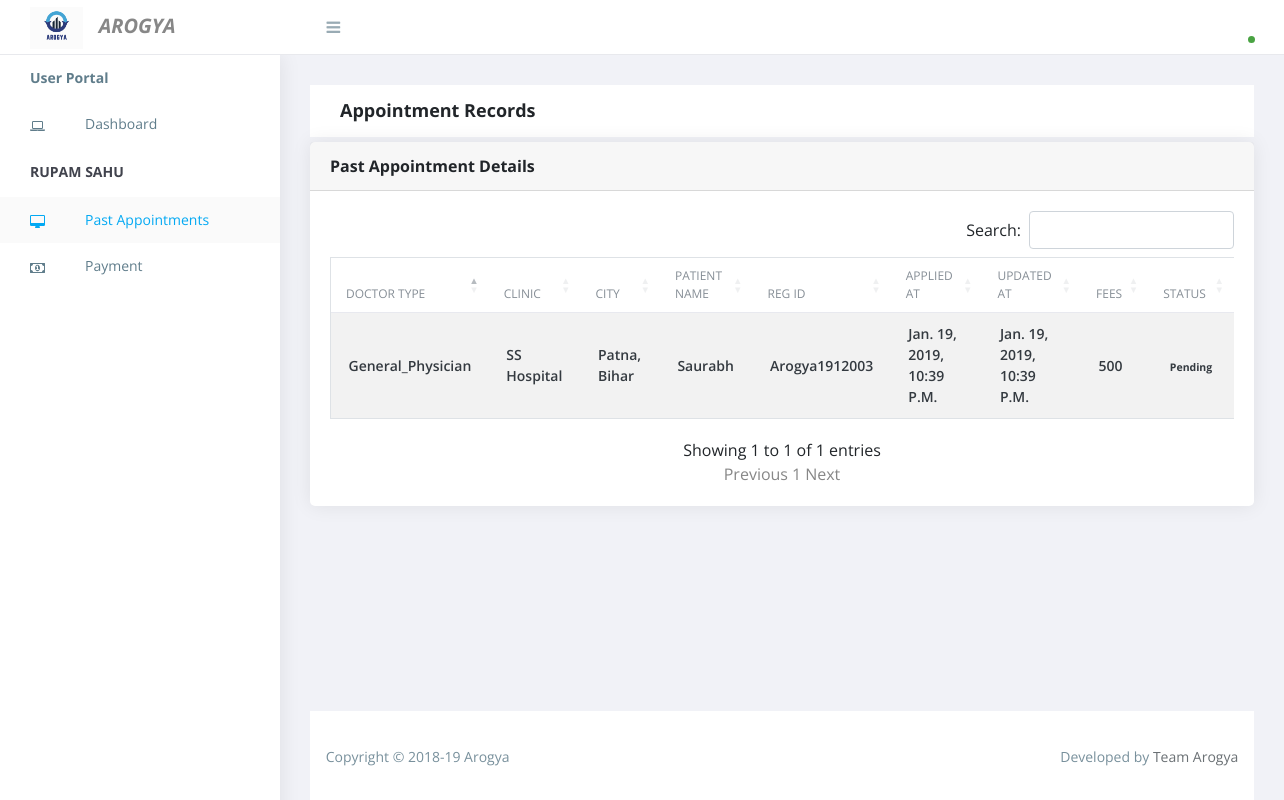
The app's page /appointment/details (signed in) with its own data.
### main/models.py (models this page shows, shortened)
class AutoCreatedUpdatedMixin(models.Model):
	created_at = models.DateTimeField(
		verbose_name=translate('created at'),
		unique=False,
		null=True,
		blank=True,
		db_index=True,
	)
	updated_at = models.DateTimeField(
		verbose_name=translate('updated at'),
		unique=False,
		null=True,
		blank=True,
		db_index=True,
	)
	class Meta:
		abstract = True

class SoftDeleteMixin(models.Model):
	deleted_at = models.DateTimeField(
		verbose_name=translate('deleted at'),
		unique=False,
		null=True,
		blank=True,
		db_index=True,
	)
	class Meta:
		abstract = True

class User(AbstractUser,AutoCreatedUpdatedMixin,SoftDeleteMixin):
	is_client = models.BooleanField(default=False)
	is_hospo = models.BooleanField(default=False)
	docto_id = models.CharField(max_length=100, blank=True, unique=True, default=uuid.uuid4)

class Patient(AutoCreatedUpdatedMixin,SoftDeleteMixin):
	user = models.ForeignKey(User, on_delete=models.CASCADE , default=None)
	reg_id = models.CharField(max_length=100, blank=True, unique=True, default=uuid.uuid4)
	name = models.CharField(max_length=50, blank=False)
	age = models.CharField(max_length=50, blank=False ,default=0)
	gender = models.CharField(max_length=100, blank=False , choices=GENDER_CHOICES)
	clinic = models.ForeignKey(Clinic, on_delete=models.CASCADE , default=None , related_name='user_clinic')
	doctor = models.CharField(max_length=100, blank=False , choices=DOCTYPE_CHOICES)
	father_husband_name = models.CharField(max_length=50, blank=False)
	contact = models.CharField(max_length=20, blank=False)
	adhaar = models.CharField(max_length=12, blank=False)
	epic = models.CharField(max_length=20, blank=False)
	pin = models.CharField(max_length=6, blank=False)
	email = models.EmailField(blank=False)
	address = models.CharField(max_length=100, blank=False)
	city = models.ForeignKey(City,on_delete=models.CASCADE, blank=False  , related_name='city', default=None)
	is_accepted = models.IntegerField(default=0)

class Clinic(AutoCreatedUpdatedMixin,SoftDeleteMixin):
	user = models.ForeignKey(User, on_delete=models.CASCADE , default=None)
	name = models.CharField(max_length=50, blank=False , default=0)
	contact = models.CharField(max_length=50, blank=False , default=0)
	city = models.ForeignKey(City,on_delete=models.CASCADE, blank=False  , related_name='city_clinic', default=None)
	address = models.CharField(max_length=50, blank=False , default=0)
	fees = models.CharField(max_length=50, blank=False , default=0)

class City(AutoCreatedUpdatedMixin,SoftDeleteMixin):
	name = models.CharField(max_length=100)
	state = models.ForeignKey(State,on_delete=models.CASCADE)
	def __str__(self):
		return self.name + ", " + self.state.name

class State(AutoCreatedUpdatedMixin,SoftDeleteMixin):
	name = models.CharField(max_length=100)
	country = models.ForeignKey(Country,on_delete=models.CASCADE)

### main/views.py (the view)
# urls.py: path('appointment/details', views.past_appt, name='appointment_details'),
def past_appt(request):
    pre_all = Patient.objects.filter(user_id=request.user.id).all().order_by('-id')
    clinic = Clinic.objects.filter(user_id = request.user.id).first()
    return render(request, 'past_appt.html', {'pre_all':pre_all , 'clinic':clinic})

### main/templates/past_appt.html (shortened to what this page needs)
{%extends 'layouts/clinic_master.html'%}
{%load static%}
{%block head%}
<link rel="stylesheet" href="https://cdn.datatables.net/1.10.19/css/dataTables.bootstrap4.min.css">
{%endblock%}
{%block content%}
<div class="breadcrumbs">
	<div class="breadcrumbs-inner">
		<div class="row m-0">
			<div class="col-sm-12">
				<div class="page-header float-left">
					<div class="page-title">
						<h1><b>Appointment Records</b></h1>
					</div>
				</div>
			</div>
		</div>
	</div>
</div>
<div class="content" style="padding-top: 5px;">
	<div class="animated fadeIn">
		<div class="row">
			<div class="col-lg-12">
				<div class="card">
					<div class="card-header">
						<strong class="card-title">Past Appointment Details</strong>
					</div>
					<div class="table-stats ov-h"  style="padding:20px;">
						<table id="bootstrap-data-table" class="table table-striped table-bordered">
							<thead>
								<tr>
									<th>Doctor Type</th>
									<th>Clinic</th>
									<th>City</th>
									<th>Patient Name</th>
									<th>Reg Id</th>
									<th>Applied at</th>
									<th>Updated at</th>
									<th>Fees</th>
									<th>Status</th>
								</tr>
							</thead>
							<tbody>
								{% for pre in pre_all %}
								<tr>
									<td>  <span class="name">{{pre.doctor}}</span> </td>
									<td>  <span class="name">{{pre.clinic.name}}</span> </td>
									<td>  <span class="name">{{pre.clinic.city}}</span> </td>
									<td>  <span class="name">{{pre.name}}</span> </td>
									<td> <span class="product">{{pre.reg_id}}</span> </td>
									<td><span class="name">{{pre.created_at}}</span></td>
									<td><span class="name">{{pre.updated_at}}</span></td>
									<td><span class="name">{{pre.clinic.fees}}</span></td>
									<td>
										<span class="badge badge-complete">
											{%if pre.is_accepted == 0%}
											Pending
											{%endif%}
										</span>
									</td>
								</tr>
								{%endfor%}
							</tbody>
						</table>
					</div>
				</div>
			</div>
		</div>
	</div>
</div>
{%endblock%}

### main/templates/layouts/clinic_master.html (shortened to what this page needs)
<!doctype html>
 <html class="no-js" lang="">
<head>
    {%load static%}
  <link rel="stylesheet" href="https://cdn.jsdelivr.net/npm/normalize.css@8.0.0/normalize.min.css">
  <link rel="stylesheet" href="{%static 'css/font-awesome.min.css'%}">
  <link rel="stylesheet" href="{%static 'bootstrap-4.1.3/css/bootstrap.min.css'%}">
  <link rel="stylesheet" href="https://cdn.jsdelivr.net/gh/lykmapipo/themify-icons@0.1.2/css/themify-icons.css">
  <link rel="stylesheet" href="https://cdn.jsdelivr.net/npm/pixeden-stroke-7-icon@1.2.3/pe-icon-7-stroke/dist/pe-icon-7-stroke.min.css">
  <link rel="stylesheet" href="https://cdnjs.cloudflare.com/ajax/libs/flag-icon-css/3.2.0/css/flag-icon.min.css">
  <link rel="stylesheet" href="/static/assets/css/cs-skin-elastic.css">
  <link rel="stylesheet" href="/static/assets/css/style.css">
  {%block head%}{%endblock%}
</head>
<body>
    <aside id="left-panel" class="left-panel">
        <nav class="navbar navbar-expand-sm navbar-default">
            <div id="main-menu" class="main-menu collapse navbar-collapse">
                <ul class="nav navbar-nav">
                    <br>
                    {% if user.is_client == 1%}
                    {%include 'sidebar.html'%}
                    {%endif%}
                </ul>
            </div>
        </nav>
    </aside>
    <div id="right-panel" class="right-panel">
        <header id="header" class="header">
            <div class="top-left">
                <div class="navbar-header">
                    <a class="navbar-brand" href="./"><img style="max-height:42px;" src="{%static 'images/arogya.png'%}" alt="Logo">&nbsp;&nbsp; <b><i>AROGYA</i></b></a>
                    <a id="menuToggle" class="menutoggle"><i class="fa fa-bars"></i></a>
                </div>
            </div>
            <div class="top-right">
                <div class="header-menu">
                    <div class="user-area dropdown float-right">
                        <a href="#" class="dropdown-toggle active" data-toggle="dropdown" aria-haspopup="true" aria-expanded="false">
                     </a>
                </div>
            </div>
        </div>
    </header>
    <div id="main-content">
        {%block content%}
        {%endblock%}
    </div>
    <footer class="site-footer">
        <div class="footer-inner bg-white">
            <div class="row">
                <div class="col-sm-6">
                    Copyright &copy; 2018-19 Arogya
                </div>
                <div class="col-sm-6 text-right">
                    Developed by <a href="https://techniche.org/developers">Team Arogya</a>
                </div>
            </div>
        </div>
    </footer>
</div>
</body>
</html>

### main/templates/sidebar.html
<li>
	<a href="#"><b>User Portal</b> </a>
</li>
<li id="user_dash">
	<a href="{%url 'appointment'%}" ><i class="menu-icon fa fa-laptop"></i>Dashboard </a>
</li>
<li class="menu-title">{{request.user.first_name}} {{request.user.last_name}}</li>
<li id="user_work-past"><a href="{%url 'appointment_details'%}"><i class="menu-icon fa fa-desktop"></i> Past Appointments</a></li>
<li id="user_work-payment"><a href="{%url 'payment'%}"><i class="menu-icon fa fa-money"></i> Payment</a></li>

### records on screen
User: user.first_name "RUPAM", user.last_name "SAHU"
Patient: doctor "General_Physician", clinic.name "SS Hospital", clinic.city "Patna, Bihar", name "Saurabh", reg_id "Arogya1912003", created_at "Jan. 19, 2019, 10:39 P.m.", updated_at "Jan. 19, 2019, 10:39 P.m.", clinic.fees "500", is_accepted "Pending"
